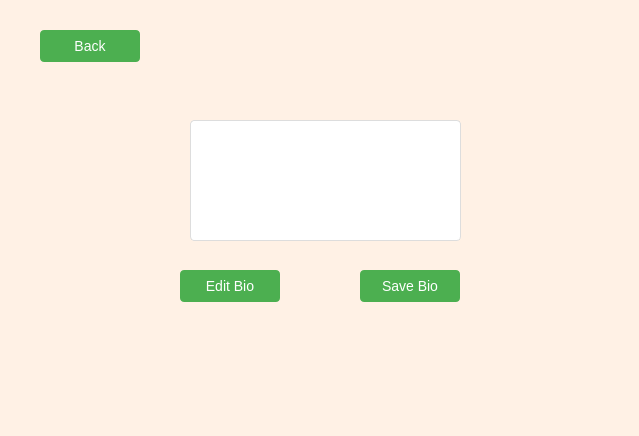
<?xml version="1.0" encoding="UTF-8"?>
<ui version="4.0">
 <class>ProfileWindow</class>
 <widget class="QWidget" name="ProfileWindow">
  <property name="geometry">
   <rect>
    <x>0</x>
    <y>0</y>
    <width>639</width>
    <height>436</height>
   </rect>
  </property>
  <property name="windowTitle">
   <string>Form</string>
  </property>
  <property name="styleSheet">
   <string notr="true">        QWidget {
           background-color: #fff1e5;
        }
        QPushButton {
            background-color: #4CAF50;
            color: white;
            border: none;
            padding: 8px 16px;
            border-radius: 4px;
            font-size: 14px;
        }
        QPushButton:hover {
            background-color: #45a049;
        }
        QTextEdit, QLineEdit {
            border: 1px solid #ddd;
            border-radius: 4px;
            padding: 4px;
            background-color: white;
        }
        QLabel {
           font-size: 14px;
            color: #333;
        }</string>
  </property>
  <widget class="QPushButton" name="editBio">
   <property name="geometry">
    <rect>
     <x>180</x>
     <y>270</y>
     <width>100</width>
     <height>32</height>
    </rect>
   </property>
   <property name="text">
    <string>Edit Bio</string>
   </property>
  </widget>
  <widget class="QPushButton" name="saveBio">
   <property name="geometry">
    <rect>
     <x>360</x>
     <y>270</y>
     <width>100</width>
     <height>32</height>
    </rect>
   </property>
   <property name="text">
    <string>Save Bio</string>
   </property>
  </widget>
  <widget class="QLineEdit" name="bioEdit">
   <property name="geometry">
    <rect>
     <x>190</x>
     <y>120</y>
     <width>271</width>
     <height>121</height>
    </rect>
   </property>
  </widget>
  <widget class="QLabel" name="bio">
   <property name="geometry">
    <rect>
     <x>240</x>
     <y>50</y>
     <width>271</width>
     <height>41</height>
    </rect>
   </property>
   <property name="text">
    <string/>
   </property>
  </widget>
  <widget class="QPushButton" name="backButton">
   <property name="geometry">
    <rect>
     <x>40</x>
     <y>30</y>
     <width>100</width>
     <height>32</height>
    </rect>
   </property>
   <property name="text">
    <string>Back</string>
   </property>
  </widget>
 </widget>
 <resources/>
 <connections/>
</ui>
